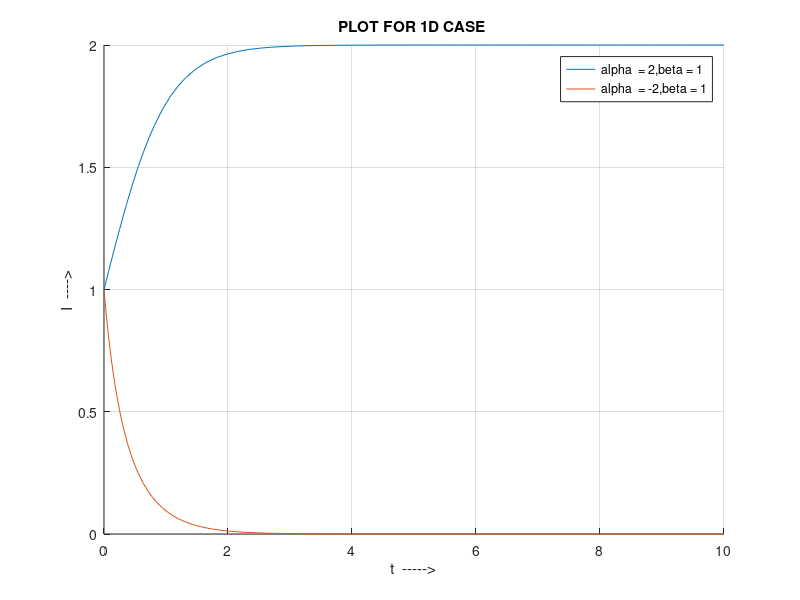

Write MATLAB code to recreate this figure.
% 1D case didt=(a-bi)i

clc;
clear all;

i0=1;
tspan=[0 10];

figure;
hold on;
a=2;
b=1;
[t,i]=ode45(@(t,i) (a-b*i)*i,tspan,i0);
plot(t,i);
labels1 = num2str([a,b],['alpha  = %d,beta = %d']);

a=-2;
b=1;
[t,i]=ode45(@(t,i) (a-b*i)*i,tspan,i0);
plot(t,i);
labels2 = num2str([a,b],['alpha  = %d,beta = %d']);
legend (labels1,labels2);
xlabel('t  ----->');
ylabel('I  ---->');
title('PLOT FOR 1D CASE ');
grid on;



